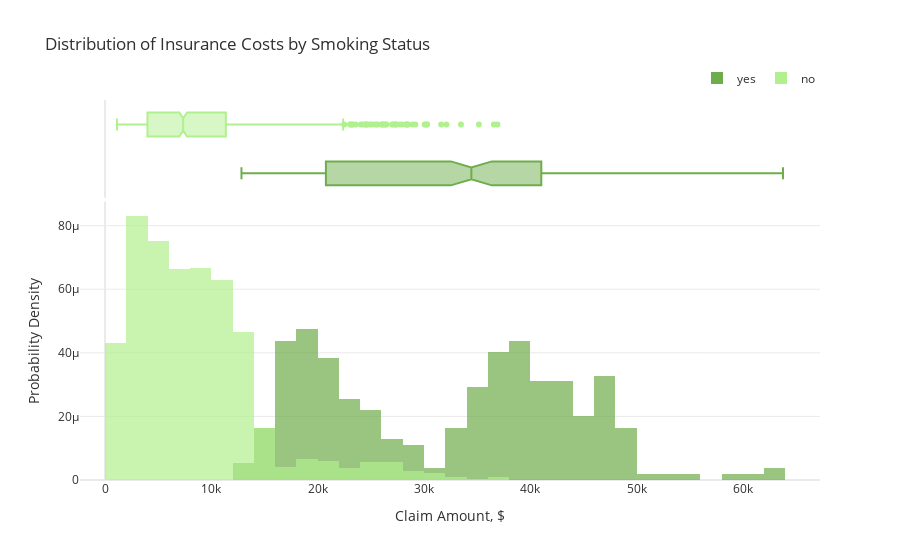

Notebook code for this chart:
### Code cell
fig=px.histogram(df, x='charges', color='smoker', opacity=0.7, barmode='overlay',
                 histnorm='probability density', marginal='box', 
                 title="Distribution of Insurance Costs by Smoking Status",
                 color_discrete_sequence=['#6ead4c','#b1f08e']) 
fig.update_layout(font_color="#303030", xaxis_title='Claim Amount, $',
                  yaxis=dict(title='Probability Density', gridcolor='#EAEAEA', zerolinecolor='#EAEAEA'),
                  legend=dict(orientation="h", yanchor="bottom", y=1.02, xanchor="right", x=1, title=""))
fig.update_xaxes(showgrid=False, zerolinecolor='#EAEAEA')
fig.show()

### Figure 1 — Plotly figure (JSON) as saved in the notebook; plotly's stock layout.template omitted (floating-point values rounded to 4 significant figures; data arrays with more than 128 entries replaced by an {"elided": "..."} marker saying what was removed)
{"data": [{"alignmentgroup": "True", "bingroup": "x", "histnorm": "probability density", "hovertemplate": "smoker=yes<br>charges=%{x}<br>probability density=%{y}<extra></extra>", "legendgroup": "yes", "marker": {"color": "#6ead4c", "opacity": 0.7, "pattern": {"shape": ""}}, "name": "yes", "offsetgroup": "yes", "orientation": "v", "showlegend": true, "type": "histogram", "x": {"elided": "274 float values"}, "xaxis": "x", "yaxis": "y"}, {"alignmentgroup": "True", "hovertemplate": "smoker=yes<br>charges=%{x}<extra></extra>", "legendgroup": "yes", "marker": {"color": "#6ead4c"}, "name": "yes", "notched": true, "offsetgroup": "yes", "showlegend": false, "type": "box", "x": {"elided": "274 float values"}, "xaxis": "x2", "yaxis": "y2"}, {"alignmentgroup": "True", "bingroup": "x", "histnorm": "probability density", "hovertemplate": "smoker=no<br>charges=%{x}<br>probability density=%{y}<extra></extra>", "legendgroup": "no", "marker": {"color": "#b1f08e", "opacity": 0.7, "pattern": {"shape": ""}}, "name": "no", "offsetgroup": "no", "orientation": "v", "showlegend": true, "type": "histogram", "x": {"elided": "1064 float values"}, "xaxis": "x", "yaxis": "y"}, {"alignmentgroup": "True", "hovertemplate": "smoker=no<br>charges=%{x}<extra></extra>", "legendgroup": "no", "marker": {"color": "#b1f08e"}, "name": "no", "notched": true, "offsetgroup": "no", "showlegend": false, "type": "box", "x": {"elided": "1064 float values"}, "xaxis": "x2", "yaxis": "y2"}], "layout": {"barmode": "overlay", "font": {"color": "#303030"}, "legend": {"orientation": "h", "title": {"text": ""}, "tracegroupgap": 0, "x": 1, "xanchor": "right", "y": 1.02, "yanchor": "bottom"}, "title": {"text": "Distribution of Insurance Costs by Smoking Status"}, "xaxis": {"anchor": "y", "domain": [0, 1], "showgrid": false, "title": {"text": "Claim Amount, $"}, "zerolinecolor": "#EAEAEA"}, "xaxis2": {"anchor": "y2", "domain": [0, 1], "matches": "x", "showgrid": false, "showticklabels": false, "zerolinecolor": "#EAEAEA"}, "yaxis": {"anchor": "x", "domain": [0, 0.7326], "gridcolor": "#EAEAEA", "title": {"text": "Probability Density"}, "zerolinecolor": "#EAEAEA"}, "yaxis2": {"anchor": "x2", "domain": [0.7426, 1], "matches": "y2", "showgrid": false, "showline": false, "showticklabels": false, "ticks": ""}}}
